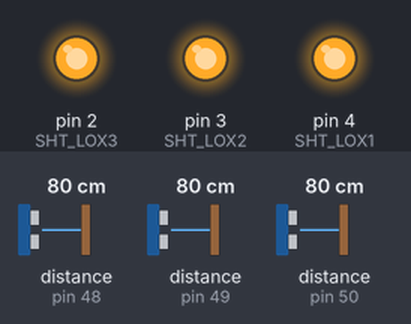
A sketch run on a simulated Arduino Uno, built with avr-gcc and run on an emulated ATmega328P. Parts: output pins drawn as LEDs (lit = HIGH). The inputs (shaded band) are chosen by the test bench; at power-on: distance to the obstacle (sensors on pin 48, pin 49, pin 50) 80 cm. What the sketch prints to the serial monitor is not drawn.

Above: at 0.1 s.
Timing chart, 0 to 1.6 s (numbered marks = the images above):
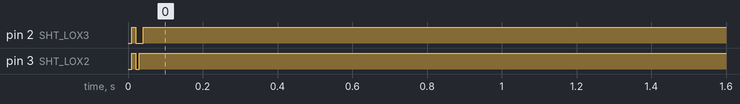

The sketch:

Laser.ino
```cpp
#include <Adafruit_VL6180X.h>

// address we will assign if dual sensor is present
#define LOX1_ADDRESS 0x30
#define LOX2_ADDRESS 0x31
#define LOX3_ADDRESS 0x32

// set the pins to shutdown
#define SHT_LOX1 4
#define SHT_LOX2 3
#define SHT_LOX3 2


// objects for the VL6180X
Adafruit_VL6180X lox1 = Adafruit_VL6180X();
Adafruit_VL6180X lox2 = Adafruit_VL6180X();
Adafruit_VL6180X lox3 = Adafruit_VL6180X();

void setID() {
  // all reset
  digitalWrite(SHT_LOX1, LOW);
  digitalWrite(SHT_LOX2, LOW);
  digitalWrite(SHT_LOX3, LOW);
  delay(10);

  // all unreset
  digitalWrite(SHT_LOX1, HIGH);
  digitalWrite(SHT_LOX2, HIGH);
  digitalWrite(SHT_LOX3, HIGH);
  delay(10);

  // activating LOX1
  digitalWrite(SHT_LOX1, HIGH);
  digitalWrite(SHT_LOX2, LOW);
  digitalWrite(SHT_LOX3, LOW);

  lox1.begin();

  lox1.setAddress(LOX1_ADDRESS);
  delay(10);

  // activating LOX2
  digitalWrite(SHT_LOX2, HIGH);
  delay(10);

  lox2.begin();

  lox2.setAddress(LOX2_ADDRESS);

  // activating LOX3
  digitalWrite(SHT_LOX3, HIGH);
  delay(10);

  lox3.begin();

  lox3.setAddress(LOX3_ADDRESS);
}

void setup() {
  Serial.begin(9600);
  pinMode(SHT_LOX1, OUTPUT);
  pinMode(SHT_LOX2, OUTPUT);
  pinMode(SHT_LOX3, OUTPUT);

  setID();
}

void loop() {
  uint8_t range;
  uint8_t status;
  range = lox1.readRange();
  status = lox1.readRangeStatus();
  Serial.print(range);
  Serial.print("  ");
  delay(10);
  range = lox2.readRange();
  status = lox2.readRangeStatus();
  Serial.print(range);
  Serial.print("  ");
  range = lox3.readRange();
  status = lox3.readRangeStatus();
  Serial.println(range);
}
```
